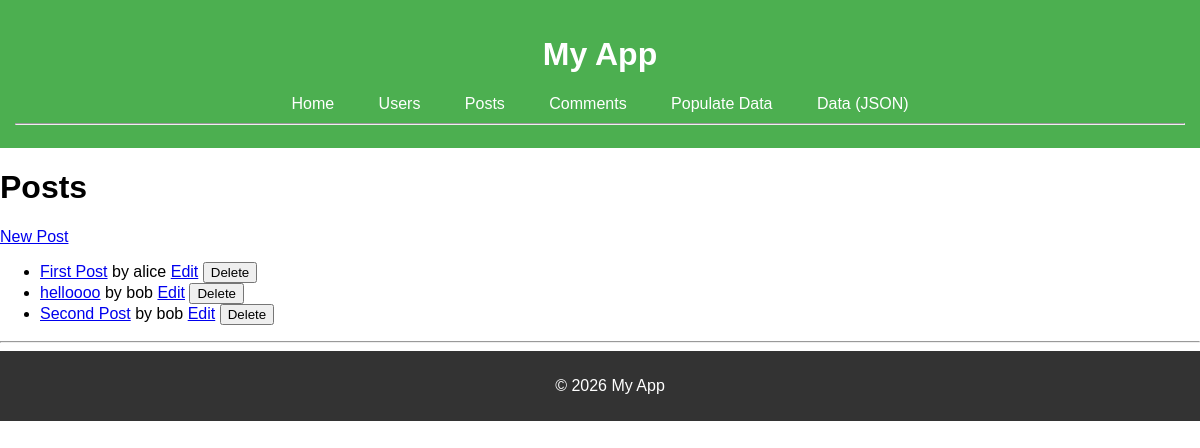
The page /posts on the database its author committed.
### models.py (models this page shows, shortened)
class Post(db.Model):
    id = db.Column(db.Integer, primary_key=True)
    title = db.Column(db.String(100), nullable=False)
    date_posted = db.Column(db.DateTime, nullable=False, default=datetime.utcnow)
    content = db.Column(db.Text, nullable=False)
    user_id = db.Column(db.Integer, db.ForeignKey('user.id'), nullable=False)
    category_id = db.Column(db.Integer, db.ForeignKey('category.id'), nullable=True)
    comments = db.relationship('Comment', backref='post', lazy=True)

class User(db.Model):
    id = db.Column(db.Integer, primary_key=True)
    username = db.Column(db.String(20), unique=True, nullable=False)
    email = db.Column(db.String(120), unique=True, nullable=False)
    posts = db.relationship('Post', backref='author', lazy=True)
    comments = db.relationship('Comment', backref='commenter', lazy=True)

### main.py (the view)
@app.route('/posts')
def posts_index():
    posts_list = Post.query.all()
    return render_template('pages/posts/index.html', posts=posts_list)

### templates/pages/posts/index.html
{% extends 'layouts/base.html' %}
{% block content %}
<h1>Posts</h1>
<a href="{{ url_for('posts_new') }}">New Post</a>
<ul>
  {% for post in posts %}
  <li>
    <a href="{{ url_for('posts_show', id=post.id) }}">{{ post.title }}</a> by {{ post.author.username }}
    <a href="{{ url_for('posts_edit', id=post.id) }}">Edit</a>
    <form method="post" action="{{ url_for('posts_delete', id=post.id) }}" style="display:inline;">
      <button type="submit" onclick="return confirm('Delete post?')">Delete</button>
    </form>
  </li>
  {% endfor %}
</ul>
{% endblock %}

### static/css/styles.css (style rules this page uses)
body { margin: 0; font-family: Arial, sans-serif; }

### rows shown on the page
Post: title "First Post", author.username "alice"
Post: title "helloooo", author.username "bob"
Post: title "Second Post", author.username "bob"
